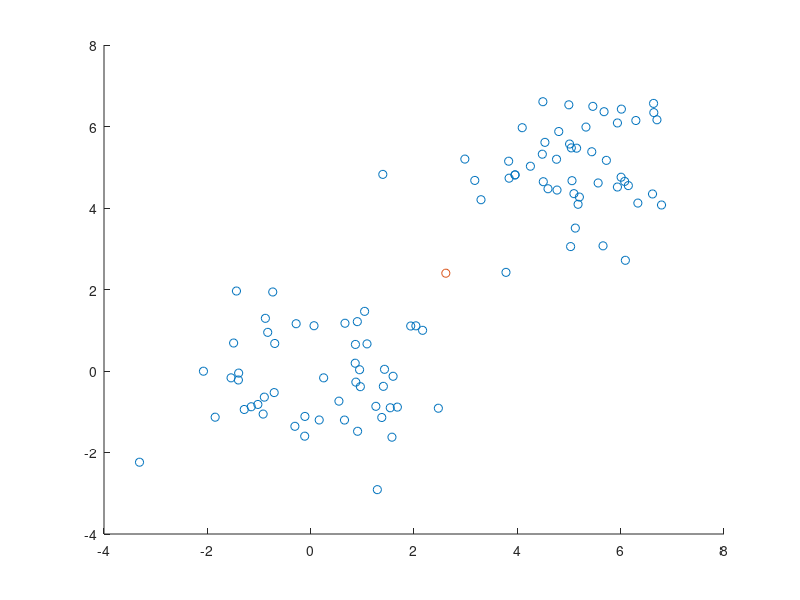

Write MATLAB code to recreate this figure.
addpath('~/src/WholeBrain_RSA/src');

sep = 1:10;
nd = 5:5:50;
dim = 2:8;
X = zeros(numel(dim),numel(nd),100);
for p = 1:100
  for i = 1:numel(dim)
    for j = 1:numel(nd)
      x = [mvnrnd(zeros(1,dim(i)),eye(dim(i)),100-nd(j));mvnrnd(ones(1,dim(i))*5, eye(dim(i)),nd(j))];
      m = mean(x);
      X(i,j,p) = norm(bsxfun(@minus,x,m),'fro')/norm(x,'fro');
    end
  end
end
disp(mean(X,3));



scatter(x(:,1),x(:,2));
hold on
scatter(m(1),m(2));
hold off

